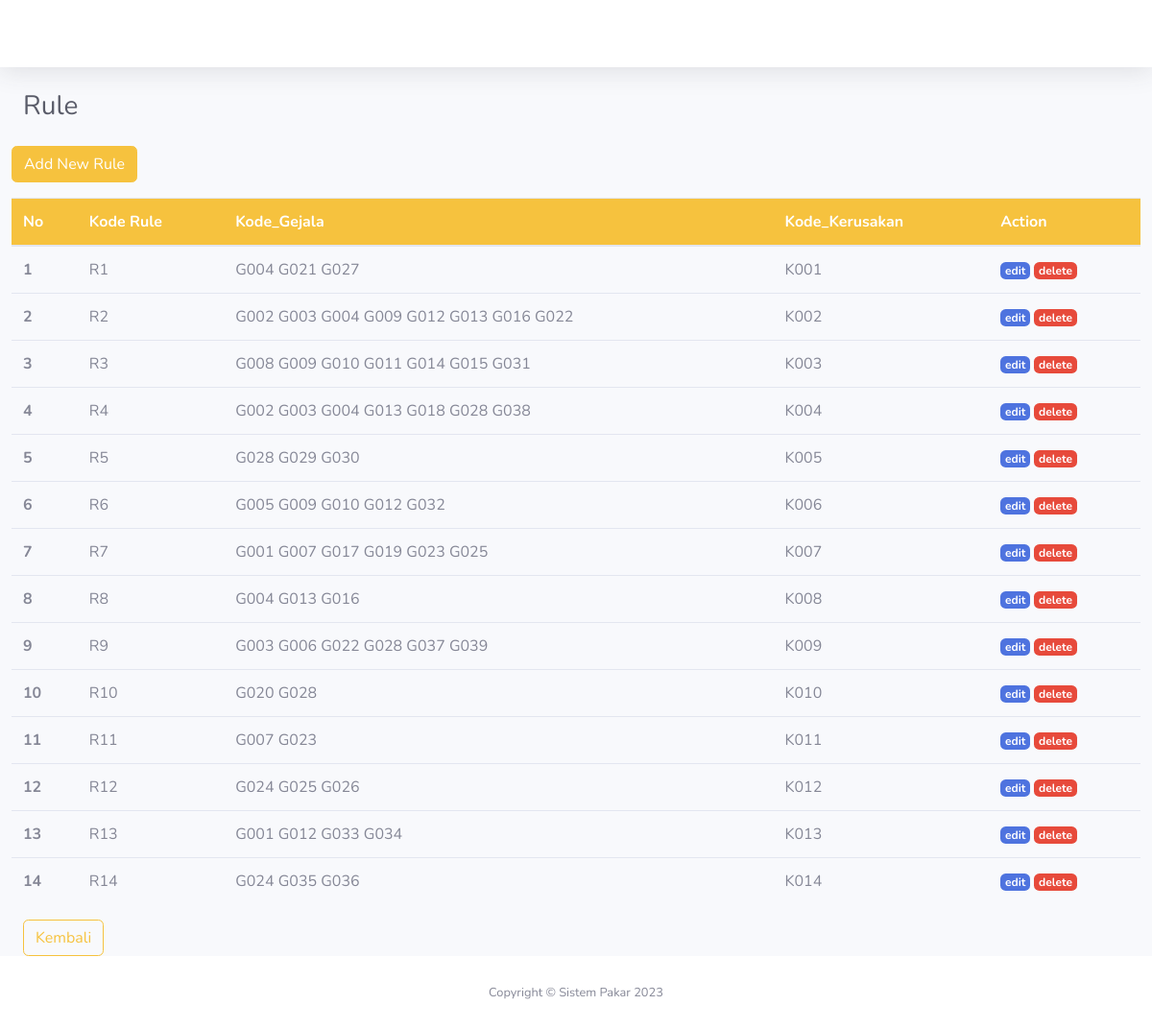
/index.php/dashboard/rule, run on the app's committed database.
### tables this page shows
CREATE TABLE `tb_rule` (
  `id_rule` int(11) NOT NULL,
  `kode_rule` varchar(50) NOT NULL,
  `kode_gejala` varchar(128) NOT NULL,
  `kode_kerusakan` varchar(128) NOT NULL
);

### application/controllers/Dashboard.php (called while the page is built, shortened)
<?php
class Dashboard extends CI_Controller
{
    public function rule()
    {
        $data['title'] = 'Rule';
        $data['user'] = $this->db->get_where('user', ['email' =>
        $this->session->userData('email')])->row_array();
        $this->load->model('Dashboard_model');
        $data['rule'] = $this->Dashboard_model->getAllRule();
        $this->load->view('templates/header', $data);
        $this->load->view('templates/top_bar', $data);
        $this->load->view('dashboard/rule', $data);
        $this->load->view('templates/footer');
    }
}

### index.php (called while the page is built, shortened)
<?php
require_once BASEPATH.'core/CodeIgniter.php';

### application/models/Dashboard_model.php (called while the page is built, shortened)
<?php
class Dashboard_model extends CI_model
{
    public function getAllRule()
    {
        return $this->db->get('tb_rule')->result_array();
    }
}

### application/views/dashboard/rule.php (the view, shortened to what this page needs)
<div class="container-fluid">
    <div class="d-sm-flex align-items-center justify-content-between mb-4">
        <h1 class="h3 mb-0 text-gray-800"> <?= $title; ?></h1>
    </div>
    <div class="row">
        <a href="<?= base_url("dashboard/add_rule"); ?>" class="btn btn-warning mb-3">Add New Rule</a>
        <table class="table table-hover">
            <thead class="thead-warning">
                <tr class="bg-warning text-white">
                    <th scope="col">No</th>
                    <th scope="col">Kode Rule</th>
                    <th scope="col">Kode_Gejala</th>
                    <th scope="col">Kode_Kerusakan</th>
                    <th scope="col">Action</th>
                </tr>
            </thead>
            <tbody>
                <?php $i = 1; ?>
                <?php foreach ($rule as $r) : ?>
                    <tr>
                        <th scope="row"><?= $i; ?></th>
                        <td><?= $r['kode_rule']; ?></td>
                        <td><?= $r['kode_gejala']; ?></td>
                        <td><?= $r['kode_kerusakan']; ?></td>
                        <td>
                            <a href="<?= base_url('dashboard/edit_rule/'); ?><?= $r['id_rule']; ?>" class="badge badge-primary">edit</a>
                            <a href="<?= base_url('dashboard/delete_rule/'); ?><?= $r['id_rule']; ?>" class="badge badge-danger">delete</a>
                        </td>
                    </tr>
                    <?php $i++ ?>
                <?php endforeach; ?>
            </tbody>
        </table>
    </div>
    <a href="<?php echo site_url('dashboard') ?>" class="btn btn-outline-warning">Kembali</a>
</div>
</div>

### data on the page
tb_rule: kode_rule "R1", kode_gejala "G004 G021 G027", kode_kerusakan "K001"
tb_rule: kode_rule "R2", kode_gejala "G002 G003 G004 G009 G012 G013 G016 G022", kode_kerusakan "K002"
tb_rule: kode_rule "R3", kode_gejala "G008 G009 G010 G011 G014 G015 G031", kode_kerusakan "K003"
tb_rule: kode_rule "R4", kode_gejala "G002 G003 G004 G013 G018 G028 G038", kode_kerusakan "K004"
tb_rule: kode_rule "R5", kode_gejala "G028 G029 G030", kode_kerusakan "K005"
tb_rule: kode_rule "R6", kode_gejala "G005 G009 G010 G012 G032", kode_kerusakan "K006"
tb_rule: kode_rule "R7", kode_gejala "G001 G007 G017 G019 G023 G025", kode_kerusakan "K007"
tb_rule: kode_rule "R8", kode_gejala "G004 G013 G016", kode_kerusakan "K008"
tb_rule: kode_rule "R9", kode_gejala "G003 G006 G022 G028 G037 G039", kode_kerusakan "K009"
tb_rule: kode_rule "R10", kode_gejala "G020 G028", kode_kerusakan "K010"
tb_rule: kode_rule "R11", kode_gejala "G007 G023", kode_kerusakan "K011"
tb_rule: kode_rule "R12", kode_gejala "G024 G025 G026", kode_kerusakan "K012"
tb_rule: kode_rule "R13", kode_gejala "G001 G012 G033 G034", kode_kerusakan "K013"
tb_rule: kode_rule "R14", kode_gejala "G024 G035 G036", kode_kerusakan "K014"

### other printed values
$title "Rule"
